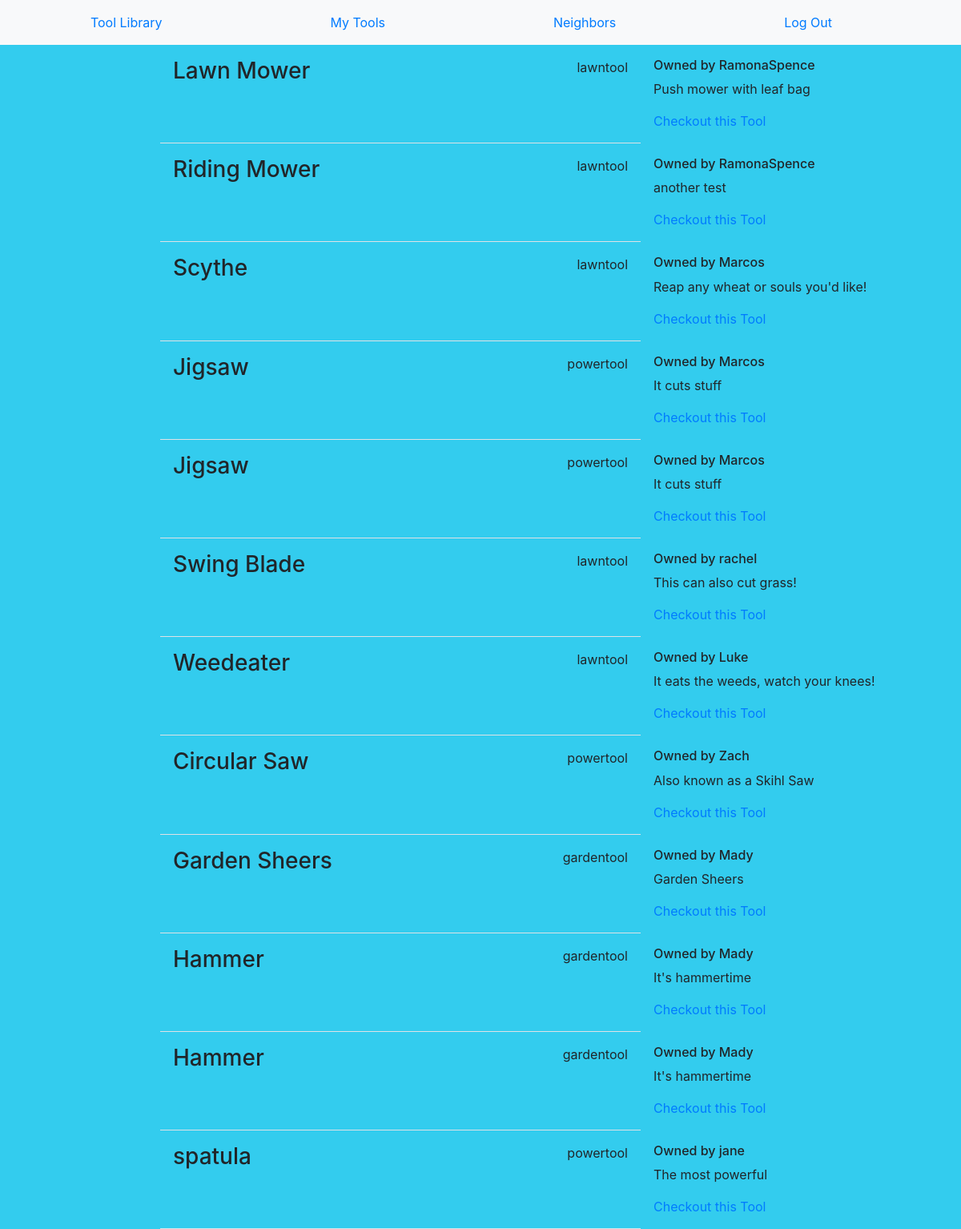
The app's page / (signed in) with its own data.
### tools/models.py (models this page shows, shortened)
class Tool(models.Model):
    powertool = 'powertool'
    lawntool = 'lawntool'
    gardentool = 'gardentool'
    other = 'other'
    available_types = [
        (powertool, 'powertool'),
        (lawntool, 'lawntool'),
        (gardentool, 'gardentool'),
        (other, 'other'),
    ]
    name = models.CharField(max_length = 255)
    type = models.TextField(max_length = 255, choices = available_types)
    description = models.TextField(max_length = 255)
    borrowed = models.BooleanField()
    owner = models.ForeignKey(User, on_delete=models.CASCADE, null=True, blank=True)
    borrowing = models.ForeignKey(User, on_delete=models.CASCADE, null=True, blank=True, related_name="temp")

### tools/views.py (the view)
# urls.py: path('', views.ToolListView.as_view(), name='list'),
class ToolListView(generic.ListView):
    template_name = 'tools/tools.html'
    model = Tool
    def get_queryset(self):
        return Tool.objects.all().order_by('owner')

### tools/templates/tools/tools.html (shortened to what this page needs)
{% extends 'tools/base.html' %}
{% block content %}
{% for tool in object_list %}
<div class="row"
  <div class="col-8 offset-2">
    <div class="modal-header col-6 offset-2">
      <h3>{{ tool.name }}</h3>
      <p>{{ tool.type }}</p>
    </div>
    <div class="modal-body">
      <h6>Owned by {{ tool.owner }}</h6>
      <p>{{ tool.description }}</p>
       {% if tool.borrowed is False %}
      <a href="{% url 'tools:checkout' tool.id %}">Checkout this Tool</a>
      {% elif tool.borrowing == request.user %}
      <a href="{% url 'tools:return' tool.id %}">Return this Tool</a>
      {% else %}
      <p>Tool is checked out by {{tool.borrowing}}</p>
      {% endif %}
    </div>
  </div>
{% endfor %}
{% endblock content %}

### static/styles.css (style rules this page uses)
body { background-color: #3ce; }

### records on screen
Tool: name "Lawn Mower", type "lawntool", owner "RamonaSpence", description "Push mower with leaf bag", borrowed "Checkout this Tool"
Tool: name "Riding Mower", type "lawntool", owner "RamonaSpence", description "another test", borrowed "Checkout this Tool"
Tool: name "Scythe", type "lawntool", owner "Marcos", description "Reap any wheat or souls you'd like!", borrowed "Checkout this Tool"
Tool: name "Jigsaw", type "powertool", owner "Marcos", description "It cuts stuff", borrowed "Checkout this Tool"
Tool: name "Jigsaw", type "powertool", owner "Marcos", description "It cuts stuff", borrowed "Checkout this Tool"
Tool: name "Swing Blade", type "lawntool", owner "rachel", description "This can also cut grass!", borrowed "Checkout this Tool"
Tool: name "Weedeater", type "lawntool", owner "Luke", description "It eats the weeds, watch your knees!", borrowed "Checkout this Tool"
Tool: name "Circular Saw", type "powertool", owner "Zach", description "Also known as a Skihl Saw", borrowed "Checkout this Tool"
Tool: name "Garden Sheers", type "gardentool", owner "Mady", description "Garden Sheers", borrowed "Checkout this Tool"
Tool: name "Hammer", type "gardentool", owner "Mady", description "It's hammertime", borrowed "Checkout this Tool"
Tool: name "Hammer", type "gardentool", owner "Mady", description "It's hammertime", borrowed "Checkout this Tool"
Tool: name "spatula", type "powertool", owner "jane", description "The most powerful", borrowed "Checkout this Tool"
